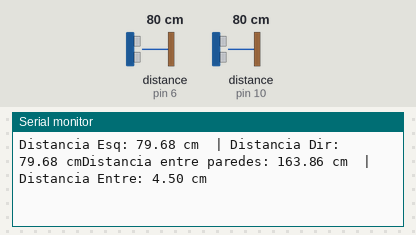
A sketch run on a simulated Arduino Uno, built with avr-gcc and run on an emulated ATmega328P. Parts: the last lines printed to the serial monitor. Wiring (inferred from the names in the program): 2 × ultrasonic range finder: trigger pin 7, echo pin 6 / trigger pin 9, echo pin 10. The test bench sets the inputs (shaded band); at power-on: distance to the obstacle (sensors on pin 6, pin 10) 80 cm. The echo pulse lasts 58.3 µs per cm.

Above: at 1.7 s.
1.8 s: distance to the obstacle (sensor on pin 6) set to 2 cm
At 2.31 s:
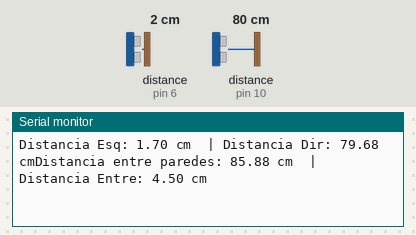
3.3 s: distance to the obstacle (sensor on pin 10) set to 2 cm
At 3.75 s:
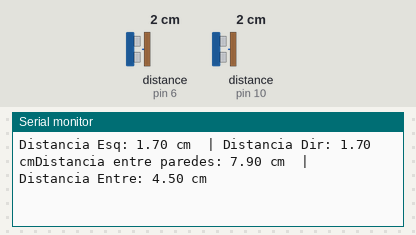
6.3 s: distance to the obstacle (sensor on pin 6) set to 120 cm
At 6.63 s:
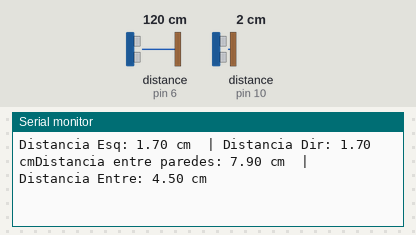
9.3 s: distance to the obstacle (sensor on pin 10) set to 120 cm
At 9.56 s:
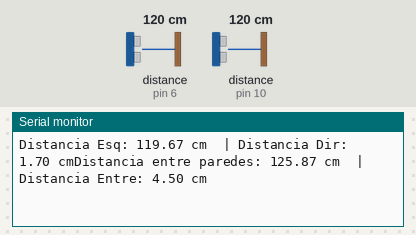
12.3 s: distance to the obstacle (sensor on pin 6) set to 250 cm
At 12.7 s:
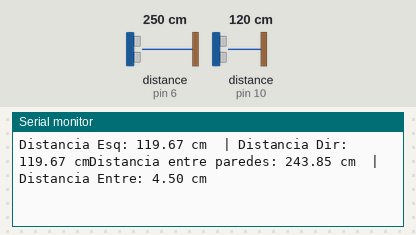
15.3 s: distance to the obstacle (sensor on pin 10) set to 4 cm
At 15.58 s:
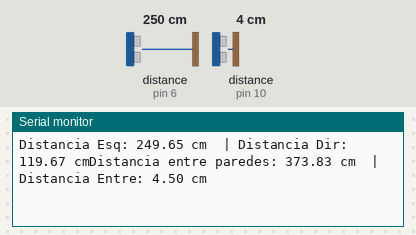
Timing chart, 0 to 18.3 s (numbered marks = the images above; inputs shaded):
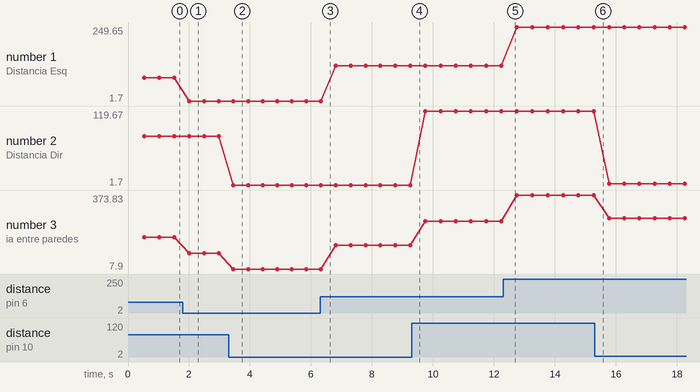

Measured:
- after the input at 1.8 s, the serial monitor: prints a new line after 0.21 s (image 1)
- after the input at 3.3 s, the serial monitor: prints a new line after 0.16 s (image 2)
- plotted number 1: 79.68 → 1.7 after the input at 1.8 s, 1.7 → 119.67 after the input at 6.3 s, 119.67 → 249.65 after the input at 12.3 s
- plotted number 2: 119.67 → 3.69 after the input at 15.3 s
- plotted number 3: 163.86 → 85.88 after the input at 1.8 s, 85.88 → 7.9 after the input at 3.3 s, 7.9 → 125.87 after the input at 6.3 s, 125.87 → 243.85 after the input at 9.3 s, 243.85 → 373.83 after the input at 12.3 s

The sketch:

teste_ultrasonico_hcsr04_v1.ino
```cpp
//Código de teste usando dois sensores ultrassônicos um do lado oposto do outro.
//Mede a distância do sensor entre as paredes
//Mede a larguta total = Distância entre paredes + distância fixa entre os sensores.

const int pinoTriggerE = 7;
const int pinoEchoE = 6;
const int pinoTriggerD = 9;
const int pinoEchoD = 10;

float distanciaEntreSensores = 4.5; //centímetros
long duracaoPulsoE;
float distanciaCME;
long duracaoPulsoD;
float distanciaCMD;

void setup() {
  Serial.begin(9600);

  pinMode(pinoTriggerE, OUTPUT);
  pinMode(pinoEchoE, INPUT);
  digitalWrite(pinoTriggerE, LOW);

  pinMode(pinoTriggerD, OUTPUT);
  pinMode(pinoEchoD, INPUT);
  digitalWrite(pinoTriggerD, LOW);
  //delayMicroseconds(2);
  delay(500);
}

void loop() {
  digitalWrite(pinoTriggerE, HIGH);
  delayMicroseconds(10);
  digitalWrite(pinoTriggerE, LOW);
  duracaoPulsoE = pulseIn(pinoEchoE, HIGH);
  distanciaCME = (duracaoPulsoE * 0.0343) / 2.0; //vel som 343 m/s

  delay(30);

  digitalWrite(pinoTriggerD, HIGH);
  delayMicroseconds(10);
  digitalWrite(pinoTriggerD, LOW);
  duracaoPulsoD = pulseIn(pinoEchoD, HIGH);
  distanciaCMD = (duracaoPulsoD * 0.0343) / 2.0;

  Serial.print("Distancia Esq: ");
  Serial.print(distanciaCME);
  //Serial.print(distanciaCME > 0);
  Serial.print(" cm  | ");
  Serial.print("Distancia Dir: ");
  Serial.print(distanciaCMD);
  //Serial.print(distanciaCMD > 0);
  Serial.print(" cm");
  Serial.print("Distancia entre paredes: ");
  float totalDist = distanciaCMD + distanciaCME + distanciaEntreSensores;
    Serial.print(totalDist);
  Serial.print(" cm  | ");
  Serial.print("Distancia Entre: ");
  Serial.print(distanciaEntreSensores);
  //Serial.print(distanciaEntreSensores > 0);
  Serial.println(" cm");

  delay(400);
}
```
